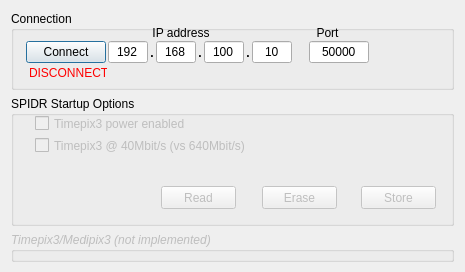
<?xml version="1.0" encoding="UTF-8"?>
<ui version="4.0">
 <class>SpidrConfigDialog</class>
 <widget class="QDialog" name="SpidrConfigDialog">
  <property name="geometry">
   <rect>
    <x>0</x>
    <y>0</y>
    <width>465</width>
    <height>272</height>
   </rect>
  </property>
  <property name="minimumSize">
   <size>
    <width>465</width>
    <height>0</height>
   </size>
  </property>
  <property name="maximumSize">
   <size>
    <width>16777215</width>
    <height>16777215</height>
   </size>
  </property>
  <property name="windowTitle">
   <string>SPIDR-TPX3-CONFIG</string>
  </property>
  <property name="windowIcon">
   <iconset resource="spidrconfig.qrc">
    <normaloff>:/icon/SPIDR-logo.ico</normaloff>:/icon/SPIDR-logo.ico</iconset>
  </property>
  <layout class="QVBoxLayout" name="verticalLayout_2">
   <property name="bottomMargin">
    <number>4</number>
   </property>
   <item>
    <layout class="QVBoxLayout" name="verticalLayout">
     <item>
      <widget class="QGroupBox" name="_groupBoxConnection">
       <property name="minimumSize">
        <size>
         <width>400</width>
         <height>79</height>
        </size>
       </property>
       <property name="maximumSize">
        <size>
         <width>16777215</width>
         <height>79</height>
        </size>
       </property>
       <property name="title">
        <string>Connection</string>
       </property>
       <widget class="QLabel" name="labelIpAddr">
        <property name="geometry">
         <rect>
          <x>129</x>
          <y>14</y>
          <width>82</width>
          <height>16</height>
         </rect>
        </property>
        <property name="text">
         <string>IP address</string>
        </property>
        <property name="alignment">
         <set>Qt::AlignCenter</set>
        </property>
       </widget>
       <widget class="QLabel" name="labelPort">
        <property name="geometry">
         <rect>
          <x>290</x>
          <y>14</y>
          <width>53</width>
          <height>16</height>
         </rect>
        </property>
        <property name="text">
         <string>Port</string>
        </property>
        <property name="alignment">
         <set>Qt::AlignCenter</set>
        </property>
       </widget>
       <widget class="QLabel" name="_labelDisconnected">
        <property name="geometry">
         <rect>
          <x>18</x>
          <y>54</y>
          <width>78</width>
          <height>16</height>
         </rect>
        </property>
        <property name="palette">
         <palette>
          <active>
           <colorrole role="WindowText">
            <brush brushstyle="SolidPattern">
             <color alpha="255">
              <red>255</red>
              <green>0</green>
              <blue>0</blue>
             </color>
            </brush>
           </colorrole>
          </active>
          <inactive>
           <colorrole role="WindowText">
            <brush brushstyle="SolidPattern">
             <color alpha="255">
              <red>255</red>
              <green>0</green>
              <blue>0</blue>
             </color>
            </brush>
           </colorrole>
          </inactive>
          <disabled>
           <colorrole role="WindowText">
            <brush brushstyle="SolidPattern">
             <color alpha="255">
              <red>120</red>
              <green>120</green>
              <blue>120</blue>
             </color>
            </brush>
           </colorrole>
          </disabled>
         </palette>
        </property>
        <property name="text">
         <string>DISCONNECTED</string>
        </property>
       </widget>
       <widget class="QWidget" name="layoutWidget">
        <property name="geometry">
         <rect>
          <x>15</x>
          <y>29</y>
          <width>415</width>
          <height>25</height>
         </rect>
        </property>
        <layout class="QHBoxLayout" name="horizontalLayout_2">
         <property name="spacing">
          <number>2</number>
         </property>
         <item>
          <widget class="QPushButton" name="_pushButtonConnectOrDisconnect">
           <property name="text">
            <string>Connect</string>
           </property>
          </widget>
         </item>
         <item>
          <widget class="QLineEdit" name="_lineEditAddr3">
           <property name="maximumSize">
            <size>
             <width>40</width>
             <height>16777215</height>
            </size>
           </property>
           <property name="text">
            <string>192</string>
           </property>
           <property name="alignment">
            <set>Qt::AlignCenter</set>
           </property>
          </widget>
         </item>
         <item>
          <widget class="QLabel" name="labelPeriod">
           <property name="font">
            <font>
             <weight>75</weight>
             <bold>true</bold>
            </font>
           </property>
           <property name="text">
            <string>.</string>
           </property>
           <property name="alignment">
            <set>Qt::AlignCenter</set>
           </property>
          </widget>
         </item>
         <item>
          <widget class="QLineEdit" name="_lineEditAddr2">
           <property name="maximumSize">
            <size>
             <width>40</width>
             <height>16777215</height>
            </size>
           </property>
           <property name="text">
            <string>168</string>
           </property>
           <property name="alignment">
            <set>Qt::AlignCenter</set>
           </property>
          </widget>
         </item>
         <item>
          <widget class="QLabel" name="labelPeriod_2">
           <property name="font">
            <font>
             <weight>75</weight>
             <bold>true</bold>
            </font>
           </property>
           <property name="text">
            <string>.</string>
           </property>
           <property name="alignment">
            <set>Qt::AlignCenter</set>
           </property>
          </widget>
         </item>
         <item>
          <widget class="QLineEdit" name="_lineEditAddr1">
           <property name="maximumSize">
            <size>
             <width>40</width>
             <height>16777215</height>
            </size>
           </property>
           <property name="text">
            <string>100</string>
           </property>
           <property name="alignment">
            <set>Qt::AlignCenter</set>
           </property>
          </widget>
         </item>
         <item>
          <widget class="QLabel" name="labelPeriod_3">
           <property name="font">
            <font>
             <weight>75</weight>
             <bold>true</bold>
            </font>
           </property>
           <property name="text">
            <string>.</string>
           </property>
           <property name="alignment">
            <set>Qt::AlignCenter</set>
           </property>
          </widget>
         </item>
         <item>
          <widget class="QLineEdit" name="_lineEditAddr0">
           <property name="maximumSize">
            <size>
             <width>40</width>
             <height>16777215</height>
            </size>
           </property>
           <property name="text">
            <string>10</string>
           </property>
           <property name="alignment">
            <set>Qt::AlignCenter</set>
           </property>
          </widget>
         </item>
         <item>
          <spacer name="horizontalSpacer_3">
           <property name="orientation">
            <enum>Qt::Horizontal</enum>
           </property>
           <property name="sizeType">
            <enum>QSizePolicy::Fixed</enum>
           </property>
           <property name="sizeHint" stdset="0">
            <size>
             <width>15</width>
             <height>20</height>
            </size>
           </property>
          </spacer>
         </item>
         <item>
          <widget class="QLineEdit" name="_lineEditPort">
           <property name="maximumSize">
            <size>
             <width>60</width>
             <height>16777215</height>
            </size>
           </property>
           <property name="text">
            <string>50000</string>
           </property>
           <property name="alignment">
            <set>Qt::AlignCenter</set>
           </property>
          </widget>
         </item>
         <item>
          <spacer name="horizontalSpacer">
           <property name="orientation">
            <enum>Qt::Horizontal</enum>
           </property>
           <property name="sizeHint" stdset="0">
            <size>
             <width>40</width>
             <height>20</height>
            </size>
           </property>
          </spacer>
         </item>
        </layout>
       </widget>
      </widget>
     </item>
     <item>
      <widget class="QGroupBox" name="_groupBoxSpidr">
       <property name="minimumSize">
        <size>
         <width>400</width>
         <height>130</height>
        </size>
       </property>
       <property name="maximumSize">
        <size>
         <width>16777215</width>
         <height>16777215</height>
        </size>
       </property>
       <property name="title">
        <string>SPIDR Startup Options</string>
       </property>
       <widget class="QCheckBox" name="_checkBoxTpxPowerEna">
        <property name="enabled">
         <bool>false</bool>
        </property>
        <property name="geometry">
         <rect>
          <x>24</x>
          <y>19</y>
          <width>215</width>
          <height>17</height>
         </rect>
        </property>
        <property name="text">
         <string>Timepix3 power enabled</string>
        </property>
       </widget>
       <widget class="QCheckBox" name="_checkBoxTpxLoSpeed">
        <property name="enabled">
         <bool>false</bool>
        </property>
        <property name="geometry">
         <rect>
          <x>24</x>
          <y>41</y>
          <width>232</width>
          <height>17</height>
         </rect>
        </property>
        <property name="text">
         <string>Timepix3 @ 40Mbit/s (vs 640Mbit/s)</string>
        </property>
       </widget>
       <widget class="QPushButton" name="_pushButtonErase">
        <property name="enabled">
         <bool>false</bool>
        </property>
        <property name="geometry">
         <rect>
          <x>251</x>
          <y>90</y>
          <width>75</width>
          <height>23</height>
         </rect>
        </property>
        <property name="maximumSize">
         <size>
          <width>200</width>
          <height>16777215</height>
         </size>
        </property>
        <property name="text">
         <string>Erase</string>
        </property>
       </widget>
       <widget class="QPushButton" name="_pushButtonRead">
        <property name="enabled">
         <bool>false</bool>
        </property>
        <property name="geometry">
         <rect>
          <x>150</x>
          <y>90</y>
          <width>75</width>
          <height>23</height>
         </rect>
        </property>
        <property name="maximumSize">
         <size>
          <width>200</width>
          <height>16777215</height>
         </size>
        </property>
        <property name="text">
         <string>Read</string>
        </property>
       </widget>
       <widget class="QPushButton" name="_pushButtonStore">
        <property name="enabled">
         <bool>false</bool>
        </property>
        <property name="geometry">
         <rect>
          <x>350</x>
          <y>90</y>
          <width>75</width>
          <height>23</height>
         </rect>
        </property>
        <property name="maximumSize">
         <size>
          <width>200</width>
          <height>16777215</height>
         </size>
        </property>
        <property name="text">
         <string>Store</string>
        </property>
       </widget>
       <zorder>_pushButtonRead</zorder>
       <zorder>_pushButtonStore</zorder>
       <zorder>_checkBoxTpxPowerEna</zorder>
       <zorder>_checkBoxTpxLoSpeed</zorder>
       <zorder>_pushButtonErase</zorder>
      </widget>
     </item>
     <item>
      <widget class="QGroupBox" name="_groupBoxTpxMpx">
       <property name="enabled">
        <bool>false</bool>
       </property>
       <property name="minimumSize">
        <size>
         <width>390</width>
         <height>30</height>
        </size>
       </property>
       <property name="maximumSize">
        <size>
         <width>16777215</width>
         <height>30</height>
        </size>
       </property>
       <property name="font">
        <font>
         <italic>true</italic>
        </font>
       </property>
       <property name="title">
        <string>Timepix3/Medipix3 (not implemented)</string>
       </property>
      </widget>
     </item>
    </layout>
   </item>
   <item>
    <spacer name="verticalSpacer">
     <property name="orientation">
      <enum>Qt::Vertical</enum>
     </property>
     <property name="sizeHint" stdset="0">
      <size>
       <width>20</width>
       <height>40</height>
      </size>
     </property>
    </spacer>
   </item>
  </layout>
 </widget>
 <resources>
  <include location="spidrconfig.qrc"/>
 </resources>
 <connections/>
</ui>
